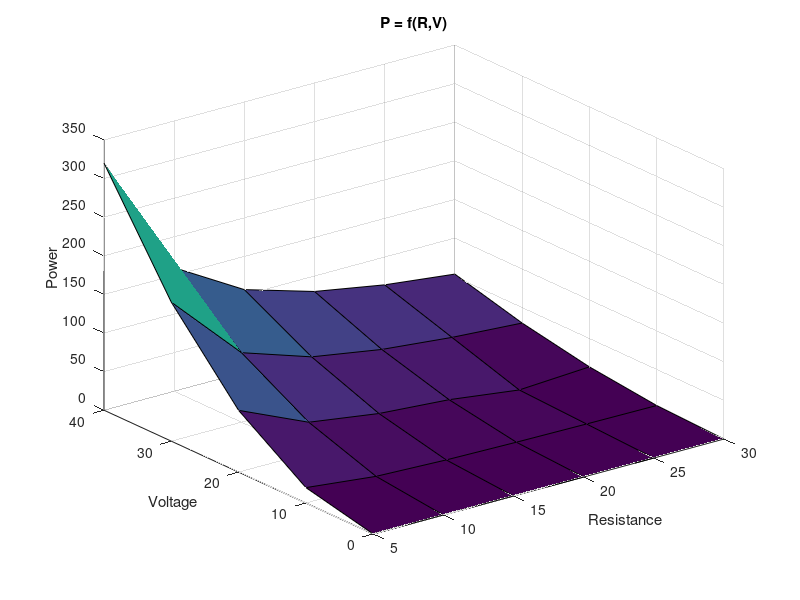

Write the MATLAB code that produced this figure.

% A program of type script
% Program name is Q403.m 
% To accompany the textbook:
% Applications of MATLAB: Numerical Solutions.
% By Yasin A. Shiboul
% To run this program, enter its name,'Q403' in the command window.

clear all
clc
disp(' ');
disp('This program answers question 3 of chapter 4')
disp('----------------------------------------------------------------------')
R=5:5:30;
V=0:10:40;
[R,V]=meshgrid(R,V)
P=[0 0 0 0 0 0;20 10 6.67 5 4 3.33;80 40 26.7 20 8 13.3;180 90 60 45 36 30;320 160 107 80 64 53.3]
surf(R,V,P)
xlabel('Resistance')
ylabel('Voltage')
title('P = f(R,V)')
zlabel('Power')
